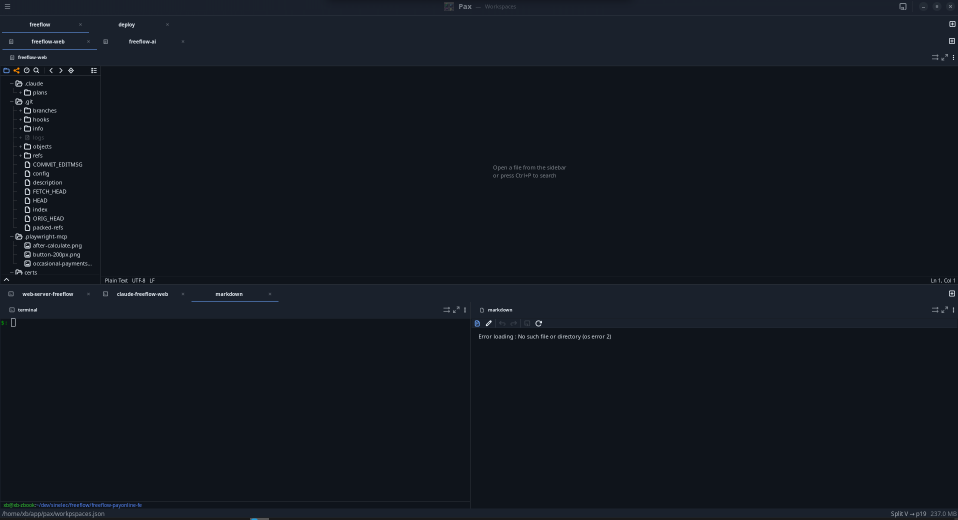
#> input picture docs/ui/current-graphite.png, 1916 x 1039 px (shown at 1/2 size)
$ python generate_mockups.py
#> lines starting #> are read from the running program, lines starting #| are printed output that depends on the picture
from pathlib import Path

from PIL import Image, ImageDraw, ImageFilter, ImageFont


ROOT = Path(__file__).resolve().parent.parent
BASE_IMAGE = ROOT / "current-graphite.png"
OUT_DIR = ROOT / "mockups"

W, H = Image.open(BASE_IMAGE).size
#> W = 1916; H = 1039


def font(size: int, bold: bool = False) -> ImageFont.FreeTypeFont | ImageFont.ImageFont:
#> called with size = 10, bold = False
    candidates = []
    if bold:
        candidates.extend(
            [
                "/usr/share/fonts/truetype/dejavu/DejaVuSans-Bold.ttf",
                "/usr/share/fonts/truetype/liberation2/LiberationSans-Bold.ttf",
            ]
        )
    else:
        candidates.extend(
            [
                "/usr/share/fonts/truetype/dejavu/DejaVuSans.ttf",
                "/usr/share/fonts/truetype/liberation2/LiberationSans-Regular.ttf",
            ]
        )
    for path in candidates:
        try:
            return ImageFont.truetype(path, size=size)
        except OSError:
            continue
    return ImageFont.load_default()


F10 = font(10)
F12 = font(12)
F14 = font(14)
F16 = font(16)
F18B = font(18, bold=True)
F24B = font(24, bold=True)


BG = (17, 22, 29, 255)
SURFACE = (28, 34, 44, 242)
SURFACE_2 = (35, 42, 54, 242)
SURFACE_3 = (22, 27, 36, 235)
BORDER = (80, 94, 110, 130)
TEXT = (217, 225, 234, 255)
MUTED = (136, 146, 160, 255)
ACCENT = (85, 134, 235, 255)
ACCENT_SOFT = (85, 134, 235, 65)
GOOD = (88, 203, 134, 255)
WARNING = (242, 201, 76, 255)


def round_rect(draw: ImageDraw.ImageDraw, box, fill, outline=None, radius=12, width=1):
    draw.rounded_rectangle(box, radius=radius, fill=fill, outline=outline, width=width)


def add_top_badge(img: Image.Image, title: str, subtitle: str):
    draw = ImageDraw.Draw(img)
    x, y = 28, 26
    round_rect(draw, (x, y, x + 410, y + 72), (12, 15, 21, 210), (255, 255, 255, 28), radius=18)
    draw.text((x + 18, y + 14), title, font=F24B, fill=TEXT)
    draw.text((x + 18, y + 44), subtitle, font=F12, fill=MUTED)


def add_footer_note(img: Image.Image, text: str):
    draw = ImageDraw.Draw(img)
    box_w = 560
    x = W - box_w - 26
    y = H - 54
    round_rect(draw, (x, y, x + box_w, y + 30), (12, 15, 21, 190), radius=14)
    draw.text((x + 14, y + 8), text, font=F10, fill=MUTED)


def chip(draw: ImageDraw.ImageDraw, x: int, y: int, text: str, tone="muted", compact=False):
    tone_map = {
        "active": ((67, 101, 177, 235), TEXT),
        "muted": ((31, 37, 47, 210), MUTED),
        "soft": ((24, 30, 39, 190), (170, 180, 192, 255)),
        "good": ((32, 63, 45, 235), GOOD),
        "warn": ((67, 56, 24, 235), WARNING),
    }
    fill, fg = tone_map[tone]
    pad_x = 11 if not compact else 8
    pad_y = 6 if not compact else 4
    font_used = F12 if not compact else F10
    tw = draw.textbbox((0, 0), text, font=font_used)[2]
    w = tw + pad_x * 2
    h = 24 if not compact else 18
    round_rect(draw, (x, y, x + w, y + h), fill, radius=10 if not compact else 8)
    draw.text((x + pad_x, y + (5 if not compact else 3)), text, font=font_used, fill=fg)
    return x + w + 8


def tab(draw: ImageDraw.ImageDraw, x: int, y: int, text: str, active=False, compact=False):
    pad_x = 14 if not compact else 10
    pad_y = 7 if not compact else 5
    tw = draw.textbbox((0, 0), text, font=F14 if not compact else F12)[2]
    w = tw + pad_x * 2
    h = 28 if not compact else 22
    fill = (56, 70, 92, 240) if active else (0, 0, 0, 0)
    outline = ACCENT if active else None
    round_rect(draw, (x, y, x + w, y + h), fill, outline, radius=10)
    draw.text(
        (x + pad_x, y + (6 if not compact else 4)),
        text,
        font=F14 if not compact else F12,
        fill=TEXT if active else MUTED,
    )
    return x + w + 8


def line(draw: ImageDraw.ImageDraw, xy, fill, width=1):
    draw.line(xy, fill=fill, width=width)


def soften_area(img: Image.Image, box, tint, blur=0):
#> called with box = (0, 28, 1916, 108), tint = (18, 23, 30, 210), blur = 0
    overlay = Image.new("RGBA", img.size, (0, 0, 0, 0))
#> overlay: PIL image 1916x1039 RGBA; every value is 0
    draw = ImageDraw.Draw(overlay)
    draw.rectangle(box, fill=tint)
    if blur:
        overlay = overlay.filter(ImageFilter.GaussianBlur(blur))
    return Image.alpha_composite(img, overlay)


def panel_surface(draw: ImageDraw.ImageDraw, box, title=None, subtitle=None, active=False, radius=14):
    fill = (15, 19, 25, 242) if active else (16, 21, 28, 226)
    outline = (83, 134, 235, 70) if active else (255, 255, 255, 18)
    round_rect(draw, box, fill, outline=outline, radius=radius)
    if title:
        x1, y1, _, _ = box
        draw.text((x1 + 18, y1 + 14), title, font=F16, fill=TEXT if active else (198, 206, 215, 235))
        if subtitle:
            draw.text((x1 + 18, y1 + 37), subtitle, font=F10, fill=MUTED)


def top_canvas_hint(draw: ImageDraw.ImageDraw, x: int, y: int, label: str):
    round_rect(draw, (x, y, x + 248, y + 24), (11, 15, 20, 180), radius=10)
    draw.text((x + 12, y + 6), label, font=F10, fill=MUTED)


def draw_code_lines(draw: ImageDraw.ImageDraw, x: int, y: int, width: int, rows: int = 12, tint=TEXT):
    colors = [
        (120, 172, 255, 220),
        (196, 167, 231, 220),
        (136, 192, 208, 220),
        (163, 190, 140, 220),
        (216, 222, 233, 200),
    ]
    for i in range(rows):
        yy = y + i * 18
        ln = x + 8
        line_w = max(80, int(width * (0.35 + (i % 5) * 0.12)))
        draw.text((x - 26, yy), f"{i+1:>2}", font=F10, fill=(93, 104, 118, 180))
        line(draw, (ln, yy + 8, ln + line_w, yy + 8), colors[i % len(colors)], 2)
        if i % 3 == 1:
            line(draw, (ln + line_w + 12, yy + 8, ln + line_w + 90, yy + 8), (110, 120, 132, 120), 2)


def draw_terminal_lines(draw: ImageDraw.ImageDraw, x: int, y: int, lines: list[tuple[str, tuple[int, int, int, int]]]):
    for idx, (text, fill) in enumerate(lines):
        draw.text((x, y + idx * 22), text, font=F14, fill=fill)


def app_shell():
    img = Image.new("RGBA", (W, H), BG)
    draw = ImageDraw.Draw(img)
    draw.rectangle((0, 0, W, H), fill=BG)
    draw.rectangle((0, 0, W, 34), fill=(30, 36, 47, 255))
    draw.text((22, 10), "≡", font=F16, fill=MUTED)
    draw.text((W // 2 - 90, 10), "Pax  —  Workspaces", font=F12, fill=MUTED)
    for i, sym in enumerate(["▢", "○", "•", "×"]):
        draw.text((W - 122 + i * 28, 10), sym, font=F12, fill=MUTED)
    return img


def draw_sidebar(draw: ImageDraw.ImageDraw, modern=False):
    x2 = 196 if modern else 202
    fill = (27, 33, 43, 255) if modern else (23, 29, 38, 255)
    draw.rectangle((0, 96, x2, H), fill=fill)
    draw.rectangle((0, 72, x2, 96), fill=(24, 30, 39, 255))
    draw.text((18, 80), "freeflow-web", font=F10, fill=TEXT)
    draw.text((16, 118), "Files   Search   Git", font=F12, fill=MUTED if modern else TEXT)
    entries = [
        ".claude",
        "plans",
        ".git",
        "branches",
        "hooks",
        "objects",
        "playwright-mcp",
        "certs",
    ]
    yy = 156
    for name in entries:
        draw.text((22, yy), f"▸ {name}", font=F12, fill=TEXT if not modern else (202, 210, 220, 255))
        yy += 28


def draw_root_tabs(draw: ImageDraw.ImageDraw, style="default"):
    if style == "minimal":
        draw.text((28, 48), "freeflow", font=F14, fill=TEXT)
        draw.text((126, 48), "deploy", font=F14, fill=MUTED)
        line(draw, (26, 68, 92, 68), ACCENT, 3)
    else:
        round_rect(draw, (18, 40, 306, 72), SURFACE_3, outline=(255, 255, 255, 14), radius=14)
        x = 32
        x = tab(draw, x, 46, "freeflow", active=True, compact=True)
        tab(draw, x, 46, "deploy", active=False, compact=True)


def draw_editor_surface(draw: ImageDraw.ImageDraw, box, title, modern=False, unified=False):
    x1, y1, x2, y2 = box
    fill = (16, 20, 27, 255) if modern else (17, 21, 28, 255)
    outline = (255, 255, 255, 18) if modern else (83, 134, 235, 64)
    radius = 16 if modern else 14
    round_rect(draw, box, fill, outline=outline, radius=radius)
    if unified:
        draw.text((x1 + 18, y1 + 14), title, font=F10, fill=MUTED)
    else:
        draw.text((x1 + 18, y1 + 14), title, font=F16, fill=TEXT)
        draw.text((x1 + 18, y1 + 38), "code editor", font=F10, fill=MUTED)
    draw_code_lines(draw, x1 + 36, y1 + 86, x2 - x1 - 120, rows=14)


def draw_markdown_panel(draw: ImageDraw.ImageDraw, box, modern=False, unified=False):
    x1, y1, x2, y2 = box
    round_rect(draw, box, (16, 20, 27, 255), outline=(255, 255, 255, 18), radius=14)
    draw.text((x1 + 18, y1 + 14), "markdown", font=F10 if unified else F16, fill=MUTED if unified else TEXT)
    if not unified:
        draw.text((x1 + 18, y1 + 38), "preview refresh", font=F12, fill=MUTED)
    draw.text((x1 + 24, y1 + 86), "# Release notes", font=F16, fill=TEXT)
    draw.text((x1 + 24, y1 + 118), "- Deploy checklist", font=F14, fill=MUTED)
    draw.text((x1 + 24, y1 + 146), "- Links to dashboards", font=F14, fill=MUTED)
    draw.text((x1 + 24, y1 + 174), "- TODO items", font=F14, fill=MUTED)


def draw_terminal_panel(draw: ImageDraw.ImageDraw, box, title="terminal", modern=False, compact=False):
    x1, y1, x2, y2 = box
    round_rect(draw, box, (15, 18, 24, 255), outline=(255, 255, 255, 18), radius=14)
    draw.text((x1 + 18, y1 + 14), title, font=F10 if compact else F16, fill=MUTED if compact else TEXT)
    if not compact:
        draw.text((x1 + 18, y1 + 38), "local shell", font=F10, fill=MUTED)
    draw_terminal_lines(
        draw,
        x1 + 24,
        y1 + 82,
        [
            ("$ npm run dev", GOOD),
            ("ready in 412ms", TEXT),
            ("watching src/, shared/, packages/ui", MUTED),
        ],
    )


def clearer_progressive_chrome() -> Image.Image:
    img = app_shell()
    draw = ImageDraw.Draw(img)
    draw_root_tabs(draw)
    draw_sidebar(draw)
    draw.text((26, 84), "active workspace", font=F10, fill=MUTED)

    # active nested tabs only on top editor split
    round_rect(draw, (14, 76, 454, 108), (25, 31, 41, 255), outline=(255, 255, 255, 14), radius=12)
    x = 30
    x = tab(draw, x, 82, "freeflow-web", active=True, compact=True)
    x = tab(draw, x, 82, "freeflow-ai", active=False, compact=True)
    chip(draw, W - 190, 82, "active split", tone="soft", compact=True)

    draw_editor_surface(draw, (210, 110, W - 18, 520), "freeflow-web")
    draw.text((W - 360, 140), "Only this split keeps full tab + panel chrome", font=F12, fill=MUTED)
    draw.text((W - 240, 170), "search   git   split   ⋯", font=F12, fill=MUTED)

    # bottom uses one shared strip, children panels are quieter
    round_rect(draw, (14, 536, W - 18, 568), (25, 31, 41, 255), outline=(255, 255, 255, 14), radius=12)
    x = 30
    x = tab(draw, x, 542, "web-server-freeflow", active=False, compact=True)
    x = tab(draw, x, 542, "claude-freeflow-web", active=False, compact=True)
    tab(draw, x, 542, "markdown", active=True, compact=True)
    chip(draw, W - 100, 542, "tools", tone="soft", compact=True)
    draw_terminal_panel(draw, (14, 572, 950, H - 44), compact=True)
    draw_markdown_panel(draw, (956, 572, W - 18, H - 44), unified=False)

    add_top_badge(img, "Progressive Chrome", "Nested splits stay, but only the focused level gets strong chrome.")
    add_footer_note(img, "Here: top editor is primary; bottom terminal/markdown area remains available but visually quieter.")
    return img


def clearer_single_surface() -> Image.Image:
    img = app_shell()
    draw = ImageDraw.Draw(img)
    draw_root_tabs(draw, style="minimal")
    draw_sidebar(draw, modern=True)

    # one continuous material
    round_rect(draw, (8, 78, W - 10, H - 36), (23, 29, 38, 255), outline=(255, 255, 255, 14), radius=18)
    line(draw, (202, 90, 202, H - 50), (255, 255, 255, 16), 1)
    line(draw, (10, 534, W - 12, 534), (255, 255, 255, 16), 1)
    line(draw, (956, 566, 956, H - 48), (255, 255, 255, 16), 1)
    draw.text((220, 92), "Everything lives on one surface: headers, tabs and content stop looking like stacked boxes.", font=F14, fill=TEXT)

    # tabs are text + underline
    draw.text((226, 122), "freeflow-web", font=F12, fill=TEXT)
    draw.text((344, 122), "freeflow-ai", font=F12, fill=MUTED)
    line(draw, (226, 142, 314, 142), ACCENT, 3)
    draw_editor_surface(draw, (220, 156, W - 18, 520), "freeflow-web", modern=True, unified=True)

    draw.text((30, 122), "Files", font=F12, fill=TEXT)
    draw.text((76, 122), "Search", font=F12, fill=MUTED)
    draw.text((132, 122), "Git", font=F12, fill=MUTED)

    # bottom split still exists, but it is integrated
    draw.text((30, 548), "web-server-freeflow", font=F12, fill=MUTED)
    draw.text((212, 548), "claude-freeflow-web", font=F12, fill=MUTED)
    draw.text((424, 548), "markdown", font=F12, fill=TEXT)
    line(draw, (424, 566, 504, 566), ACCENT, 3)
    draw_terminal_panel(draw, (14, 574, 950, H - 44), compact=True)
    draw_markdown_panel(draw, (956, 574, W - 18, H - 44), modern=True, unified=True)

    add_top_badge(img, "Single-Surface Minimal", "Same layout, but all chrome is visually flattened into one material.")
    add_footer_note(img, "Here: no heavy panel boxes. Hierarchy comes from text, underline, spacing and active color.")
    return img


def clearer_dock_first() -> Image.Image:
    img = app_shell()
    draw = ImageDraw.Draw(img)
    draw_root_tabs(draw)
    draw_sidebar(draw)

    # main canvas dedicated to editor
    round_rect(draw, (14, 76, 420, 108), (25, 31, 41, 255), outline=(255, 255, 255, 14), radius=12)
    x = 30
    x = tab(draw, x, 82, "freeflow-web", active=True, compact=True)
    x = tab(draw, x, 82, "freeflow-ai", active=False, compact=True)
    x = tab(draw, x, 82, "deploy", active=False, compact=True)
    chip(draw, W - 176, 82, "editor focus", tone="soft", compact=True)

    draw_editor_surface(draw, (210, 110, W - 18, 710), "freeflow-web")
    draw.text((W - 320, 140), "Center reserved for documents/editors", font=F12, fill=MUTED)

    # full width dock replaces bottom split
    round_rect(draw, (18, 736, W - 18, H - 36), (22, 28, 37, 255), outline=(255, 255, 255, 16), radius=18)
    round_rect(draw, (34, 752, 640, 786), SURFACE, radius=14)
    x = 48
    x = tab(draw, x, 758, "Terminal", active=True, compact=True)
    x = tab(draw, x, 758, "Markdown Preview", active=False, compact=True)
    x = tab(draw, x, 758, "Git", active=False, compact=True)
    x = tab(draw, x, 758, "Problems", active=False, compact=True)
    chip(draw, W - 112, 758, "dock", tone="warn", compact=True)
    round_rect(draw, (34, 796, W - 34, H - 52), (12, 16, 22, 255), radius=14)
    draw_terminal_lines(
        draw,
        58,
        816,
        [
            ("$ npm run dev", GOOD),
            ("ready in 410ms   local: http://localhost:5173", TEXT),
            ("watching src/, shared/, packages/ui", MUTED),
            ("$ cargo test -p pax-gui", GOOD),
            ("running 94 tests   94 passed", TEXT),
        ],
    )
    draw.text((W - 430, 816), "Markdown preview, Git and Search stop fragmenting the main canvas.", font=F14, fill=TEXT)

    add_top_badge(img, "Dock-First Workspace", "Bottom tools become a persistent dock; center remains editor-first.")
    add_footer_note(img, "Here: the current bottom terminal + markdown split is replaced by one dock with multiple tool tabs.")
    return img


def progressive_chrome(base: Image.Image) -> Image.Image:
    img = base.copy().convert("RGBA")
    img = soften_area(img, (0, 28, W, 108), (18, 23, 30, 210))
    img = soften_area(img, (0, 408, W, 470), (18, 23, 30, 200))
    draw = ImageDraw.Draw(img)

    # Root tabs: slim and detached from child tabs.
    round_rect(draw, (14, 38, 330, 70), SURFACE_3, outline=(255, 255, 255, 16), radius=13)
    x = 30
    for label, active in [("freeflow", True), ("deploy", False)]:
        x = tab(draw, x, 44, label, active=active, compact=True)
#> this loop made 2 passes
#> x on passes 1 to 2: 107, 175

    # Only the active nested split gets a real tab strip.
    round_rect(draw, (12, 74, 468, 102), (22, 28, 37, 220), radius=12)
    x = 24
    for label, active in [("freeflow-web", True), ("freeflow-ai", False)]:
        x = tab(draw, x, 76, label, active=active, compact=True)
#> this loop made 2 passes
#> x on passes 1 to 2: 130, 221
    x = chip(draw, x + 12, 78, "code editor", tone="active", compact=True)
#> x = 315
    chip(draw, W - 284, 78, "active split", tone="soft", compact=True)

    # Active top panel gets one compact chrome line, not layered bars.
    panel_surface(
        draw,
        (204, 110, W - 16, 404),
        title="freeflow-web",
        subtitle="editor header merged with tabs, actions pushed to the right",
        active=True,
        radius=14,
    )
    top_canvas_hint(draw, 1210, 138, "inactive nested headers collapse into faint labels")
    line(draw, (222, 154, W - 34, 154), (255, 255, 255, 14), 1)
    x = 228
    x = chip(draw, x, 124, "README.md", tone="muted")
#> x = 332
    x = chip(draw, x, 124, "app.rs", tone="muted")
#> x = 400
    chip(draw, x, 124, "workspaces.json", tone="active")
    draw.text((W - 210, 126), "search   git   split   ⋯", font=F12, fill=MUTED)
    draw_code_lines(draw, 248, 180, 760, rows=9)

    # Bottom split uses a single shared strip; child headers become tiny.
    round_rect(draw, (12, 418, W - 16, 450), SURFACE_3, outline=(255, 255, 255, 14), radius=12)
    x = 30
    for label, active in [("webserver-freeflow", False), ("claude-freeflow-web", False), ("markdown", True)]:
        x = tab(draw, x, 428, label, active=active, compact=True)
#> this loop made 3 passes
#> x on passes 1 to 3: 173, 323, 414
    chip(draw, W - 170, 425, "tools", tone="soft", compact=True)

    panel_surface(draw, (10, 452, 936, H - 48), title="terminal", subtitle="inactive chrome reduced to label only", radius=12)
    panel_surface(draw, (940, 452, W - 16, H - 48), title="markdown", subtitle="active panel keeps compact toolbar", active=True, radius=12)
    line(draw, (940, 452, 940, H - 48), (255, 255, 255, 18), 1)
    draw.text((972, 480), "edit   preview   refresh", font=F12, fill=MUTED)
    draw_terminal_lines(
        draw,
        30,
        500,
        [
            ("$ npm run dev", GOOD),
            ("ready in 406ms", TEXT),
            ("watching src/ and packages/ui", MUTED),
        ],
    )
    draw.text((968, 520), "Live markdown preview / notes panel", font=F14, fill=TEXT)

    add_top_badge(img, "Progressive Chrome", "Only the focused split keeps strong tabs and actions.")
#> in add_top_badge, `draw = ImageDraw.Draw(img)`:
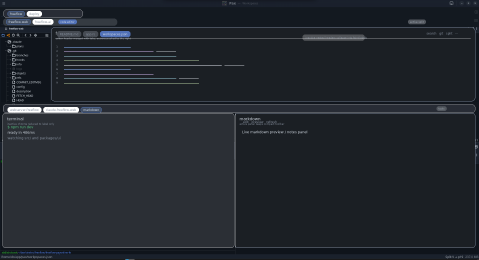
#> img: PIL image 1916x1039 RGBA (shown at 1/4 size); mean R, G, B, A 19.5, 24.4, 31.7, 237.2; transparent parts drawn white
    add_footer_note(img, "Concrete effect: your current nested split page keeps the same layout, but only one level at a time looks 'strong'.")
#> in add_footer_note, `x = W - box_w - 26`: x = 1330
#> in add_footer_note, `y = H - 54`: y = 985
    return img


def single_surface_minimal(base: Image.Image) -> Image.Image:
    img = base.copy().convert("RGBA")
    img = soften_area(img, (0, 28, W, H - 18), (17, 22, 29, 120))
    draw = ImageDraw.Draw(img)

    # The whole work area feels like one continuous plane.
    round_rect(draw, (8, 96, W - 10, H - 44), (18, 23, 30, 150), outline=(255, 255, 255, 14), radius=18)
    round_rect(draw, (12, 96, 198, H - 46), (23, 29, 38, 205), radius=14)
    line(draw, (199, 104, 199, H - 50), (255, 255, 255, 18), 1)
    line(draw, (12, 410, W - 12, 410), (255, 255, 255, 16), 1)
    line(draw, (940, 456, 940, H - 48), (255, 255, 255, 16), 1)

    # Top tabs become text-first with underline, not boxes.
    round_rect(draw, (14, 36, 430, 70), (20, 26, 34, 195), radius=14)
    draw.text((32, 45), "freeflow", font=F14, fill=TEXT)
    draw.text((136, 45), "deploy", font=F14, fill=MUTED)
    draw.text((220, 45), "review", font=F14, fill=MUTED)
    line(draw, (30, 66, 92, 66), ACCENT, 3)

    # Sidebar and toolbars disappear into the same material.
    round_rect(draw, (18, 108, 188, 136), (25, 31, 40, 220), radius=10)
    draw.text((30, 116), "Files   Search   Git", font=F12, fill=MUTED)
    draw.text((220, 116), "Everything shares one surface. Visual hierarchy comes from text, spacing and underline.", font=F14, fill=(210, 218, 228, 235))
    draw_code_lines(draw, 230, 168, 840, rows=10)

    # Bottom split becomes visually lighter, still present.
    round_rect(draw, (16, 420, W - 14, 444), (22, 28, 37, 175), radius=12)
    draw.text((36, 427), "webserver-freeflow", font=F12, fill=MUTED)
    draw.text((214, 427), "claude-freeflow-web", font=F12, fill=MUTED)
    draw.text((428, 427), "markdown", font=F12, fill=TEXT)
    line(draw, (427, 444, 505, 444), ACCENT, 3)

    # Panel chrome nearly disappears.
    draw.text((28, 460), "terminal", font=F10, fill=MUTED)
    draw.text((958, 460), "markdown", font=F10, fill=MUTED)
    draw.text((972, 480), "preview refresh", font=F12, fill=MUTED)
    draw_terminal_lines(
        draw,
        30,
        500,
        [
            ("$ npm run dev", GOOD),
            ("ready in 410ms", TEXT),
        ],
    )
    draw.text((972, 520), "Preview content becomes part of the same material", font=F14, fill=TEXT)
    top_canvas_hint(draw, 1110, 430, "panels still split, but surfaces no longer stack visually")

    add_top_badge(img, "Single-Surface Minimal", "One continuous workspace surface with lighter separators and softer tabs.")
#> call 2 of add_top_badge, with title = 'Single-Surface Minimal'
#> in add_top_badge (call 2), `draw = ImageDraw.Draw(img)`:
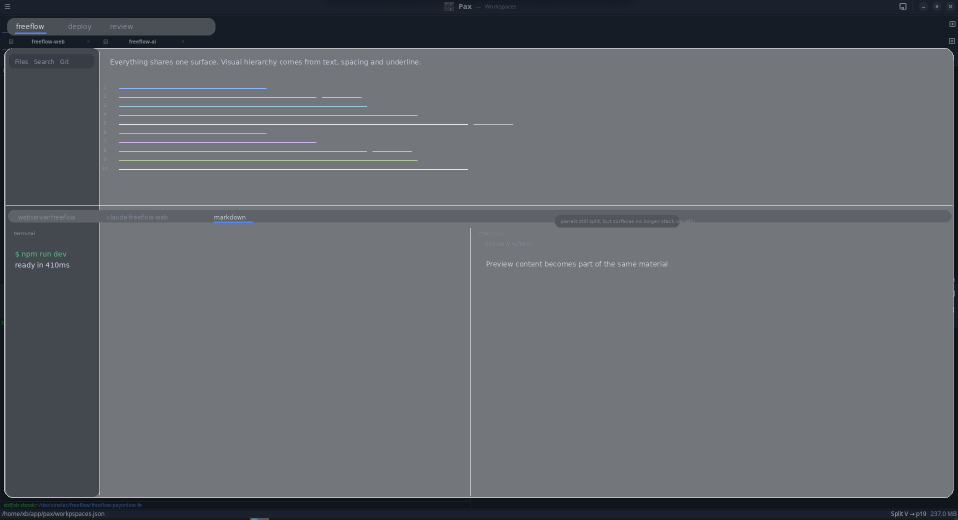
#> img: PIL image 1916x1039 RGBA (shown at 1/2 size); mean R, G, B, A 21.5, 26.8, 34.3, 169.6; transparent parts drawn white
    add_footer_note(img, "Concrete effect: same page, but toolbar/sidebar/panel boundaries stop competing with the actual content.")
#> (the rest of the program and of its run is left out)
